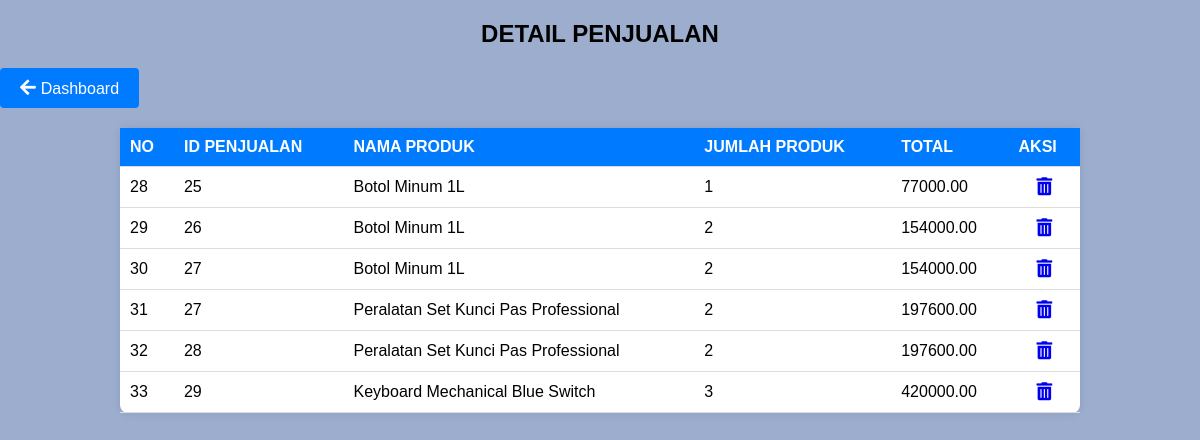
Screenshot of /kasir/detail_penjualan.php with the database file from the repository.
### tables this page shows
CREATE TABLE `detailpenjualan` (
  `DetailID` int(11) NOT NULL,
  `PenjualanID` int(11) NOT NULL,
  `ProdukID` int(11) NOT NULL,
  `JumlahProduk` int(11) NOT NULL,
  `Subtotal` decimal(10,2) NOT NULL
);

CREATE TABLE `produk` (
  `ProdukID` int(11) NOT NULL,
  `NamaProduk` varchar(255) NOT NULL,
  `Harga` decimal(10,2) NOT NULL,
  `Stok` int(11) NOT NULL
);

### kasir/detail_penjualan.php (the view, shortened to what this page needs)
<!DOCTYPE html>
<html lang="en">
<head>
    <link rel="stylesheet" href="https://cdnjs.cloudflare.com/ajax/libs/font-awesome/5.15.4/css/all.min.css">
</head>
<body>
<h2>DETAIL PENJUALAN</h2>
<a href="dashboard.php" class="button"><i class="fas fa-arrow-left"></i>Dashboard</a>
<table>
  <thead>
    <tr>
      <th>NO</th>
      <th>ID PENJUALAN</th>
      <th>NAMA PRODUK</th>
      <th>JUMLAH PRODUK</th>
      <th>TOTAL</th>
      <th>AKSI</th>
    </tr>
  </thead>
  <tbody>
    <?php
    include 'config.php';
    $sql = "SELECT dp.DetailID, dp.PenjualanID, p.NamaProduk, dp.JumlahProduk, dp.Subtotal
            FROM detailpenjualan dp
            INNER JOIN produk p ON dp.ProdukID = p.ProdukID";
    $result = mysqli_query($conn, $sql);
    if (mysqli_num_rows($result) > 0) {
        while ($row = mysqli_fetch_assoc($result)) {
            echo "<tr>";
            echo "<td>" . $row['DetailID'] . "</td>";
            echo "<td>" . $row['PenjualanID'] . "</td>";
            echo "<td>" . $row['NamaProduk'] . "</td>";
            echo "<td>" . $row['JumlahProduk'] . "</td>";
            echo "<td>" . $row['Subtotal'] . "</td>";
            echo "<td>";
            echo "<a href='hapus_detail.php?id=" . $row["DetailID"] . "' title='Hapus'><i class='fas fa-trash-alt'></i></a>";
            echo "</td>";
            echo "</tr>";
        }
    } else {
        echo "<tr><td colspan='6'>Tidak ada data detail penjualan.</td></tr>";
    }
    ?>
  </tbody>
</table>
</body>
</html>

### kasir/detail_penjualan.php (style rules this page uses)
body { font-family: Arial, sans-serif; margin: 0; padding: 0; background-color: #9cadce; }
h2 { text-align: center; margin-bottom: 20px; }
.button { display: inline-block; padding: 10px 20px; background-color: #007bff; color: #fff; border: none; border-radius: 4px; text-decoration: none; margin-bottom: 20px; }
.button i { margin-right: 5px; }
table { width: 80%; margin: 0 auto; border-collapse: collapse; background-color: #fff; border-radius: 8px; box-shadow: 0 0 10px rgba(0, 0, 0, 0.1); }
th, td { padding: 10px; text-align: left; border-bottom: 1px solid #ddd; }
th { background-color: #007bff; color: #fff; }
td:last-child { text-align: center; }
.fas { font-size: 18px; }

### rows the page displays
detailpenjualan: DetailID "28", PenjualanID "25", ProdukID.NamaProduk "Botol Minum 1L", JumlahProduk "1", Subtotal "77000.00"
detailpenjualan: DetailID "29", PenjualanID "26", ProdukID.NamaProduk "Botol Minum 1L", JumlahProduk "2", Subtotal "154000.00"
detailpenjualan: DetailID "30", PenjualanID "27", ProdukID.NamaProduk "Botol Minum 1L", JumlahProduk "2", Subtotal "154000.00"
detailpenjualan: DetailID "31", PenjualanID "27", ProdukID.NamaProduk "Peralatan Set Kunci Pas Professional", JumlahProduk "2", Subtotal "197600.00"
detailpenjualan: DetailID "32", PenjualanID "28", ProdukID.NamaProduk "Peralatan Set Kunci Pas Professional", JumlahProduk "2", Subtotal "197600.00"
detailpenjualan: DetailID "33", PenjualanID "29", ProdukID.NamaProduk "Keyboard Mechanical Blue Switch", JumlahProduk "3", Subtotal "420000.00"
